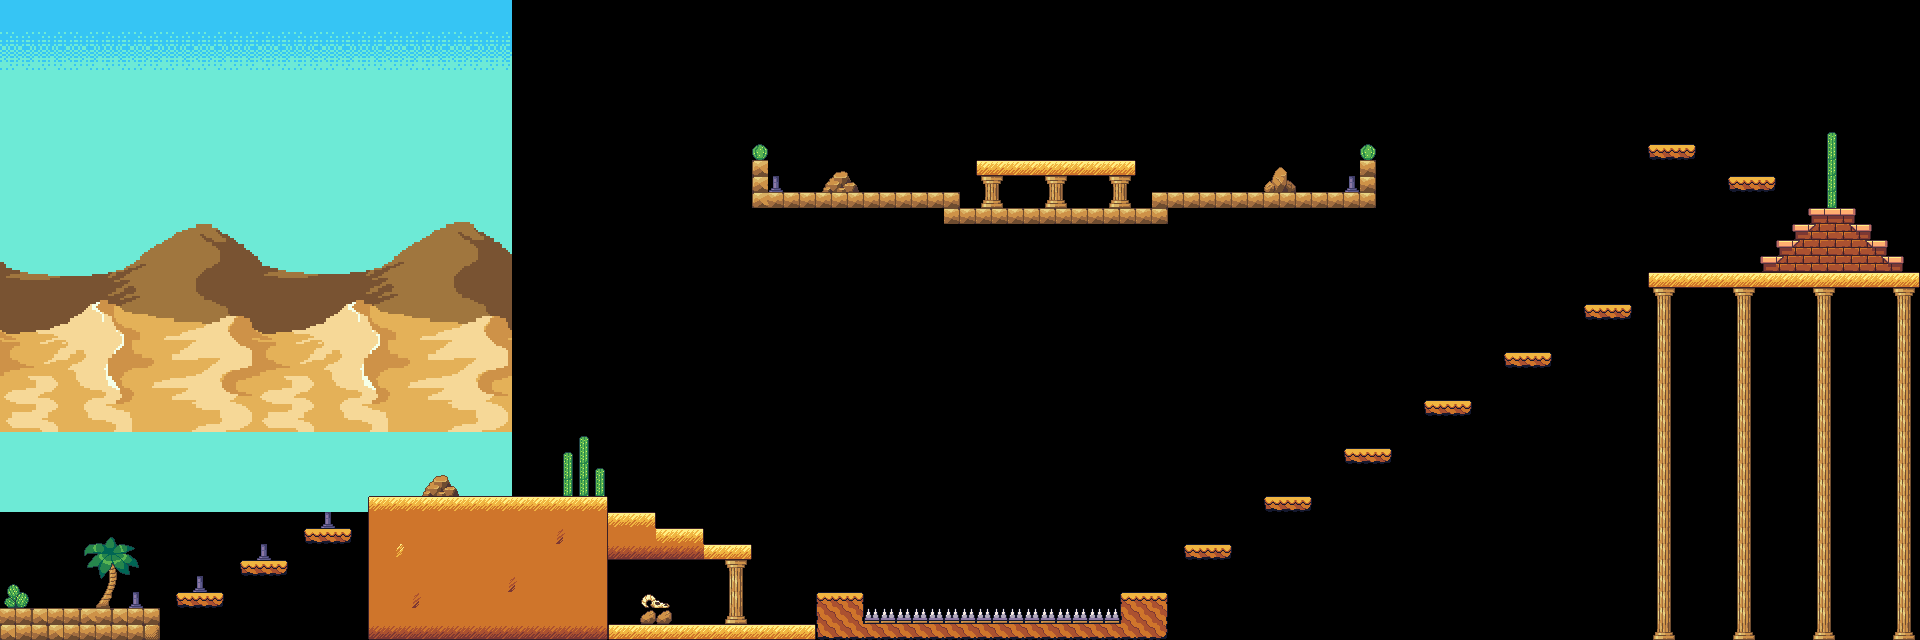

Tiled map render using the project's own tile images. Description and the map definition, with tile-layer contents summarised, below:
An orthogonal 120x40 tile map with 16x16 px tiles, 2 tile layers (background, foreground), 3 image layers and 111 objects (60x Water, 6x Torch, 2x Slug, 2x Mushroom, 2x Platform, ...).

<map version="1.5" tiledversion="1.6.0" orientation="orthogonal" renderorder="right-down" width="120" height="40" tilewidth="16" tileheight="16" infinite="0" nextlayerid="11" nextobjectid="138">
 <tileset firstgid="1" source="desert_tiles.tsx" />
 <imagelayer id="5" name="back0">
  <image source="../img/layer1.png" width="512" height="512" />
  <properties>
   <property name="ratio" type="float" value="0.25" />
  </properties>
 </imagelayer>
 <imagelayer id="10" name="clouds">
  <image source="../img/clouds.png" width="512" height="512" />
 </imagelayer>
 <imagelayer id="6" name="back1" offsetx="0" offsety="-80">
  <image source="../img/layer2.png" width="512" height="512" />
  <properties>
   <property name="ratio" type="float" value="0.3" />
  </properties>
 </imagelayer>
 <imagelayer id="7" name="back2" offsetx="0" offsety="-80">
  <image source="../img/layer3.png" width="512" height="512" />
  <properties>
   <property name="ratio" type="float" value="0.3" />
  </properties>
 </imagelayer>
 <layer id="1" name="background" width="120" height="40">
  <properties>
   <property name="image" value="water" />
  </properties>
  <data>[4800 cells, 598 non-empty, 75 distinct tile ids]</data>
 </layer>
 <objectgroup id="2" name="WorldCollision">
  <object id="1" x="0" y="608" width="160" height="16" />
  <object id="26" x="176" y="592" width="48" height="16" />
  <object id="27" x="240" y="560" width="48" height="16" />
  <object id="28" x="304" y="528" width="48" height="16" />
  <object id="30" x="368" y="496" width="240" height="144" />
  <object id="82" x="608" y="512" width="48" height="16" />
  <object id="83" x="656" y="528" width="48" height="16" />
  <object id="84" x="608" y="544" width="144" height="16" />
  <object id="85" x="608" y="624" width="208" height="16" />
  <object id="86" x="816" y="592" width="48" height="48" />
  <object id="87" x="864" y="624" width="256" height="16" />
  <object id="88" x="1120" y="592" width="48" height="48" />
  <object id="89" x="1184" y="544" width="48" height="16" />
  <object id="90" x="1264" y="496" width="48" height="16" />
  <object id="91" x="1344" y="448" width="48" height="16" />
  <object id="92" x="1424" y="400" width="48" height="16" />
  <object id="93" x="1504" y="352" width="48" height="16" />
  <object id="94" x="1584" y="304" width="48" height="16" />
  <object id="95" x="1648" y="272" width="272" height="16" />
  <object id="96" x="1760" y="256" width="16" height="16" />
  <object id="97" x="1776" y="240" width="16" height="16" />
  <object id="98" x="1792" y="224" width="16" height="16" />
  <object id="99" x="1808" y="208" width="48" height="16" />
  <object id="100" x="1856" y="224" width="16" height="16" />
  <object id="102" x="1872" y="240" width="16" height="16" />
  <object id="103" x="1888" y="256" width="16" height="16" />
  <object id="113" x="752" y="160" width="16" height="48" />
  <object id="114" x="768" y="192" width="192" height="16" />
  <object id="121" x="1728" y="176" width="48" height="16" />
  <object id="122" x="1648" y="144" width="48" height="16" />
  <object id="126" x="1152" y="192" width="224" height="16" />
  <object id="127" x="1360" y="160" width="16" height="32" />
  <object id="128" x="976" y="160" width="160" height="16" />
  <object id="129" x="960" y="208" width="208" height="16" />
 </objectgroup>
 <objectgroup id="9" name="Enemies">
  <object id="31" name="Bloog" x="368" y="448" width="240" height="48" />
  <object id="104" name="Slug" x="608" y="592" width="208" height="32" />
  <object id="111" name="Kektus" x="1008" y="80" width="80" height="80" />
  <object id="131" name="Slug" x="1648" y="240" width="112" height="32" />
  <object id="132" name="Mushroom" x="1280" y="400" width="32" height="96" />
  <object id="133" name="Mushroom" x="1520" y="256" width="32" height="96" />
 </objectgroup>
 <objectgroup id="3" name="Objects">
  <object id="2" name="Commander" x="32" y="560" width="48" height="48">
   <properties>
    <property name="image" value="commander" />
   </properties>
  </object>
  <object id="7" name="Water" x="160" y="624" width="16" height="16" />
  <object id="10" name="Water" x="176" y="624" width="16" height="16" />
  <object id="11" name="Water" x="192" y="624" width="16" height="16" />
  <object id="12" name="Water" x="208" y="624" width="16" height="16" />
  <object id="13" name="Water" x="224" y="624" width="16" height="16" />
  <object id="14" name="Water" x="240" y="624" width="16" height="16" />
  <object id="15" name="Water" x="256" y="624" width="16" height="16" />
  <object id="16" name="Water" x="272" y="624" width="16" height="16" />
  <object id="17" name="Water" x="288" y="624" width="16" height="16" />
  <object id="18" name="Torch" x="128" y="576" width="16" height="16" />
  <object id="19" name="Water" x="304" y="624" width="16" height="16" />
  <object id="20" name="Water" x="336" y="624" width="16" height="16" />
  <object id="21" name="Water" x="320" y="624" width="16" height="16" />
  <object id="22" name="Water" x="352" y="624" width="16" height="16" />
  <object id="23" name="Torch" x="192" y="560" width="16" height="16" />
  <object id="24" name="Torch" x="256" y="528" width="16" height="16" />
  <object id="25" name="Torch" x="320" y="496" width="16" height="16" />
  <object id="35" name="Water" x="1168" y="624" width="16" height="16" />
  <object id="36" name="Water" x="1184" y="624" width="16" height="16" />
  <object id="37" name="Water" x="1200" y="624" width="16" height="16" />
  <object id="38" name="Water" x="1216" y="624" width="16" height="16" />
  <object id="39" name="Water" x="1232" y="624" width="16" height="16" />
  <object id="40" name="Water" x="1248" y="624" width="16" height="16" />
  <object id="41" name="Water" x="1264" y="624" width="16" height="16" />
  <object id="42" name="Water" x="1280" y="624" width="16" height="16" />
  <object id="43" name="Water" x="1296" y="624" width="16" height="16" />
  <object id="44" name="Water" x="1312" y="624" width="16" height="16" />
  <object id="45" name="Water" x="1328" y="624" width="16" height="16" />
  <object id="46" name="Water" x="1344" y="624" width="16" height="16" />
  <object id="47" name="Water" x="1360" y="624" width="16" height="16" />
  <object id="48" name="Water" x="1376" y="624" width="16" height="16" />
  <object id="49" name="Water" x="1392" y="624" width="16" height="16" />
  <object id="50" name="Water" x="1408" y="624" width="16" height="16" />
  <object id="51" name="Water" x="1424" y="624" width="16" height="16" />
  <object id="52" name="Water" x="1440" y="624" width="16" height="16" />
  <object id="53" name="Water" x="1456" y="624" width="16" height="16" />
  <object id="54" name="Water" x="1472" y="624" width="16" height="16" />
  <object id="55" name="Water" x="1488" y="624" width="16" height="16" />
  <object id="56" name="Water" x="1504" y="624" width="16" height="16" />
  <object id="57" name="Water" x="1520" y="624" width="16" height="16" />
  <object id="58" name="Water" x="1536" y="624" width="16" height="16" />
  <object id="59" name="Water" x="1552" y="624" width="16" height="16" />
  <object id="60" name="Water" x="1568" y="624" width="16" height="16" />
  <object id="61" name="Water" x="1584" y="624" width="16" height="16" />
  <object id="62" name="Water" x="1616" y="624" width="16" height="16" />
  <object id="63" name="Water" x="1632" y="624" width="16" height="16" />
  <object id="64" name="Water" x="1664" y="624" width="16" height="16" />
  <object id="65" name="Water" x="1680" y="624" width="16" height="16" />
  <object id="66" name="Water" x="1712" y="624" width="16" height="16" />
  <object id="67" name="Water" x="1600" y="624" width="16" height="16" />
  </objectgroup>
 <layer id="4" name="foreground" width="120" height="40">
  <data>[4800 cells, 23 non-empty, 17 distinct tile ids]</data>
 </layer>
</map>
<!-- 20 of 111 objects omitted -->